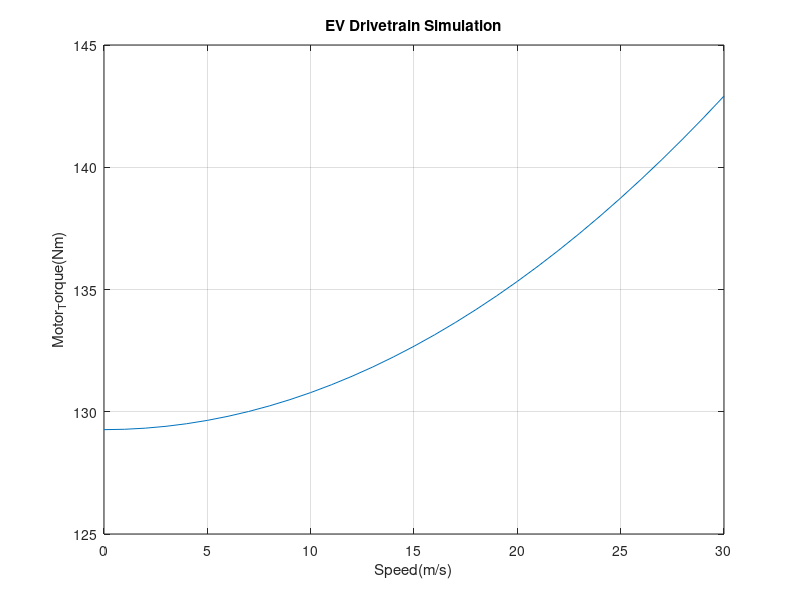

The MATLAB script that drew this image:
% f_total = f_rolling + f_aero + f_acc
% f_rolling = m*g*Cr
% f_aero = rho*A*Cd*v^2
% f_acc = m*a
% Torque_wheel = f_total*r
% Torque_motor = Torque_wheel/gear_ratio

m = 1500; %mass
g = 9.81; %center of gravity
Cr = 0.01; %rolling resistance
Cd = 0.3; %Drag coefficient
a = 2.2; %Acceleration in m/s^2
gear_ratio = 8; %Gear ratio
rho = 1.225; %air density
radius = 0.3; %Wheel radius in meters
v = 0:1:30;
f_rolling = m * g * Cr;
f_aero = 0.5 * rho * Cd * a * v.^2; 
f_acc = m * a;
f_total = f_rolling + f_aero + f_acc;
Torque_wheel = f_total * radius;
Torque_motor = Torque_wheel / gear_ratio;
plot(v,Torque_motor);
xlabel('Speed(m/s)')
ylabel('Motor_Torque(Nm)')
title('EV Drivetrain Simulation');
grid on
